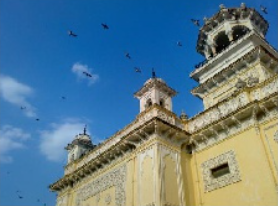
#> input picture Week3/W3_Experiment/home_color.jpg, 278 x 206 px, found by its file name
$ python T2.py
#> lines starting #> are read from the running program, lines starting #| are printed output that depends on the picture
import cv2 as cv
import numpy as np
from matplotlib import pyplot as plt

# 1.读取home_color图像和灰度图像
home_color = cv.imread("/Users/feng/Desktop/计算机视觉/Week3/W3_Experiment/home_color.jpg")
#> home_color is the input picture: shape (206, 278, 3); mean B, G, R 141, 124.4, 92.7
home_gray = cv.imread("/Users/feng/Desktop/计算机视觉/Week3/W3_Experiment/home_color.jpg", 0)
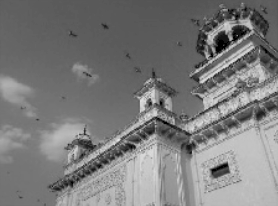
#> home_gray: shape (206, 278); min 0, max 233, mean 122.9

# 显示彩色图和灰度图（可选）
cv.imshow("home_color", home_color)
cv.imshow("home_gray", home_gray)
cv.waitKey(0)
cv.destroyAllWindows()

# 2&3. 绘制灰度直方图和彩色直方图，并将原图拼接在一起展示
# 第一行左边放灰度直方图,右边放灰度原图;第二行画RGB直方图和原图,以子图形式呈现;全部放在一个窗口里
#创建画布
fig = plt.figure("Gray and Color", figsize=(10, 8))

# 灰度直方图
ax1 = fig.add_subplot(221)
ax1.hist(home_gray.ravel(), 256, [0, 256], color='gray')
ax1.set_title('Gray Histogram')

# 灰度图像
ax2 = fig.add_subplot(222)
ax2.imshow(home_gray, 'gray')
ax2.set_title('Gray Image')
ax2.axis('off')

# 彩色直方图
ax3 = fig.add_subplot(223)
colors = ('b', 'g', 'r')
for i, col in enumerate(colors):
    hist = cv.calcHist([home_color], [i], None, [256], [0, 256])
    ax3.plot(hist, color=col)
ax3.set_title('Color Histogram')

# 彩色图像
ax4 = fig.add_subplot(224)
ax4.imshow(cv.cvtColor(home_color, cv.COLOR_BGR2RGB))
ax4.set_title('Color Image')
ax4.axis('off')

plt.tight_layout()
plt.show()
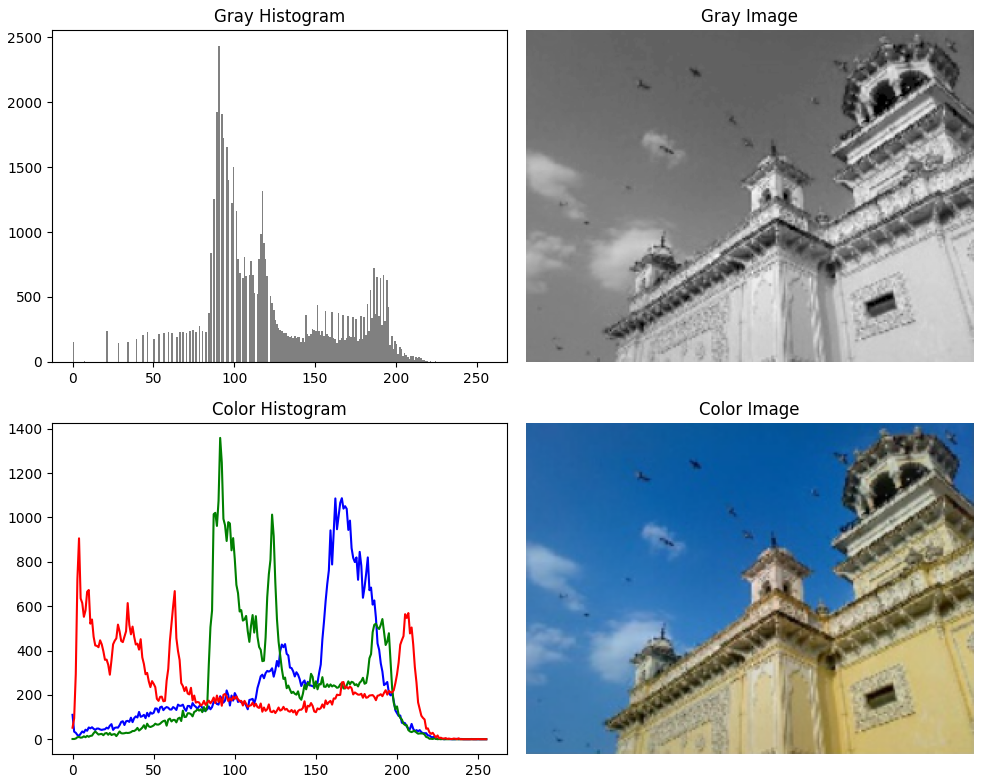
#> figure drawn by matplotlib, 4 panels; panel 1: tallest bar 2433 high, from x = 90 to 91; panel 3: curve peaks at x = 166, y = 1087; panel 3: curve peaks at x = 91, y = 1359; panel 3: curve peaks at x = 4, y = 906

# 4. 绘制ROI区域的直方图，并拼接原图、mask、ROI区域图像
# 设置 ROI 区域（x：50-100，y：100-200）
x1, x2 = 50, 100
y1, y2 = 100, 200

# 创建掩码
mask = np.zeros(home_gray.shape, dtype=np.uint8)
mask[y1:y2, x1:x2] = 255  # 设为白色区域

# 掩码应用到灰度图上
masked_img = cv.bitwise_and(home_gray, home_gray, mask=mask)
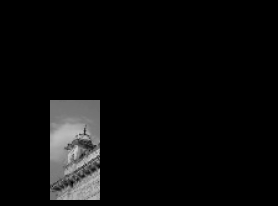
#> masked_img: shape (206, 278); min 0, max 207, mean 11.3

# 直方图计算
hist_full = cv.calcHist([home_gray], [0], None, [256], [0, 256])
#> hist_full = 256 values, max 2433 at index 90, min 0 at index 1, mean 223.7
hist_mask = cv.calcHist([home_gray], [0], mask, [256], [0, 256])
#> hist_mask = 256 values, max 175 at index 117, min 0 at index 1, mean 19.53

# 创建窗口
fig2 = plt.figure("ROI and Hist", figsize=(10, 8))
ax1 = fig2.add_subplot(221) #添加子图
ax1.imshow(home_gray, 'gray') #灰度图
ax1.set_title('Gray Image') #设置标题

ax2 = fig2.add_subplot(222)
ax2.imshow(mask,'gray')  # 遮掩图
ax2.set_title('Mark')

ax3 = fig2.add_subplot(223)
ax3.imshow(masked_img, 'gray') #遮掩图
ax3.set_title('Masked Image')

ax4 = fig2.add_subplot(224)
ax4.plot(hist_full), plt.plot(hist_mask) #直方图
ax4.set_title('Hists')

plt.xlim([0,256])
plt.show()
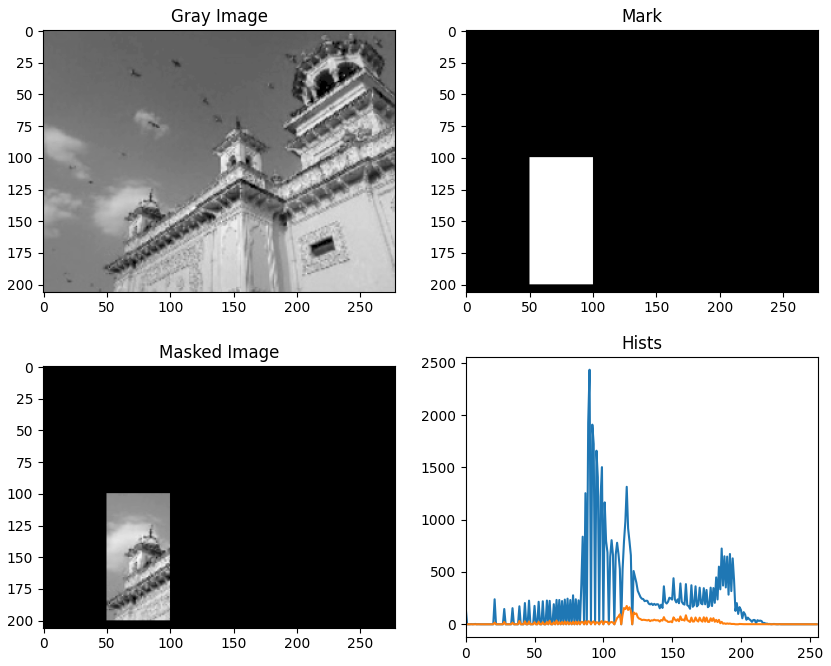
#> figure drawn by matplotlib, 4 panels; panel 4: curve peaks at x = 90, y = 2433; panel 4: curve peaks at x = 117, y = 175
